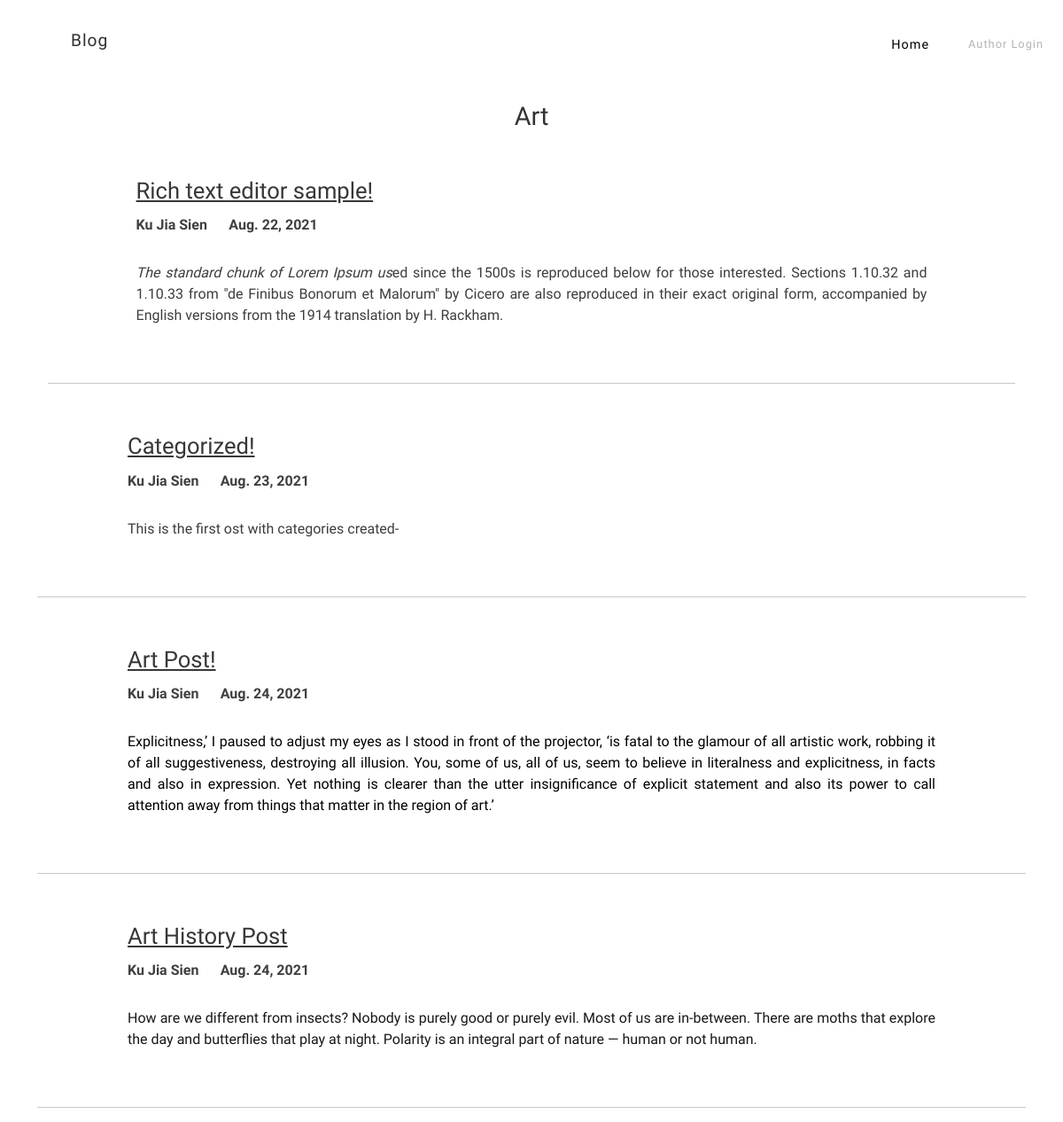
The page /category/Art/ on the database its author committed.
### myblog/models.py (models this page shows, shortened)
class Post(models.Model):
    title = models.CharField(max_length=255)
    title_tag = models.CharField(max_length=255)
    author = models.ForeignKey(User, on_delete=models.CASCADE)
    category = models.CharField(max_length=255)
    quote = RichTextField(blank=True, null=True)
    body = RichTextField(blank=True, null=True)
    post_date = models.DateField(auto_now_add=True)

### myblog/views.py (the view)
# urls.py: path('category/<str:categories>/', CategoryView, name='category'),
def CategoryView(request, categories):
    category_posts = Post.objects.filter(category=categories.replace('-', ' '))
    return render (request, 'categories.html', {'categories':categories.replace('-', ' '), 'category_posts':category_posts})

### myblog/templates/categories.html (shortened to what this page needs)
{% extends 'base.html' %}
{%  block content %}
{% if category_posts %}
    <h1>{{ categories }}</h1>
    <u1>
        {% for post in category_posts %}
            <div class="container">
                <div class="row">
                        <div class="blog-post-tile">
                            <div class="post-title">
                                <h2><a href="{% url 'blog-detail' post.pk %}">{{post.title }}</a></h2>
                            </div>
                            <div class="author_date">
                                <h3>{{ post.author.last_name }} {{ post.author.first_name }} &emsp; {{post.post_date}} </h3>
                            </div>
                            <div class="blog-post-des">
                                <h4>{{ post.quote|safe }}</h4>
                            </div>
                        </div>
                    </div>
                    <hr>
                </div>
            </div>
        {% endfor %}
{% else %}
    <h2>Non-existent page</h2>
{% endif %}
{% endblock %}

### myblog/templates/base.html (style rules this page uses)
a { text-decoration: none; }

### myblog/templates/categories.html (style rules this page uses)
.blog-post-tile { padding-top: 32px; padding-bottom: 62px; margin-bottom: 32px; padding-left: 10%; padding-right: 10%; }
.blog-post-tile:last-child { border-bottom: 0px; padding-bottom: 32px; margin-bottom: 0px; }
.post-title a { font: 400 1.6rem/1.5 "Besley"; color: rgb(56, 54, 54); margin-bottom: 0.5rem; text-decoration:underline; }
.author_date { padding-bottom: 22px; }
h1 { font: 400 1.8rem/1.5 "Besley"; color: rgb(51, 51, 51); margin-bottom: 0.5rem; text-align: center; }
h3 { font: 700 1.0rem/1.5 "Besley"; color: rgb(63, 63, 63); margin-bottom: 0.5rem; }
h4 { font: 400 1.0rem/1.5 "Besley"; color: rgb(61, 61, 61); text-align: justify; text-justify: inter-word; }

### rows shown on the page
Post: title "Rich text editor sample!", author.last_name "Ku", author.first_name "Jia Sien", post_date "Aug. 22, 2021", quote "The standard chunk of Lorem Ipsum us ed since the 1500s is reproduced below for those interested. Sections 1.10.32 and 1.10.33 from \"de Finibus Bonorum et Malorum\" by Cicero are also reproduced in their exact original form, accompanied by English versions from the 1914 translation by H. Rackham."
Post: title "Categorized!", author.last_name "Ku", author.first_name "Jia Sien", post_date "Aug. 23, 2021", quote "This is the first ost with categories created-"
Post: title "Art Post!", author.last_name "Ku", author.first_name "Jia Sien", post_date "Aug. 24, 2021", quote "Explicitness,’ I paused to adjust my eyes as I stood in front of the projector, ‘is fatal to the glamour of all artistic work, robbing it of all suggestiveness, destroying all illusion. You, some of us, all of us, seem to believe in literalness and explicitness, in facts and also in expression. Yet nothing is clearer than the utter insignificance of explicit statement and also its power to call attention away from things that matter in the region of art.’"
Post: title "Art History Post", author.last_name "Ku", author.first_name "Jia Sien", post_date "Aug. 24, 2021", quote "How are we different from insects? Nobody is purely good or purely evil. Most of us are in-between. There are moths that explore the day and butterflies that play at night. Polarity is an integral part of nature — human or not human."

### other values the page prints
{{ categories }} "Art"
